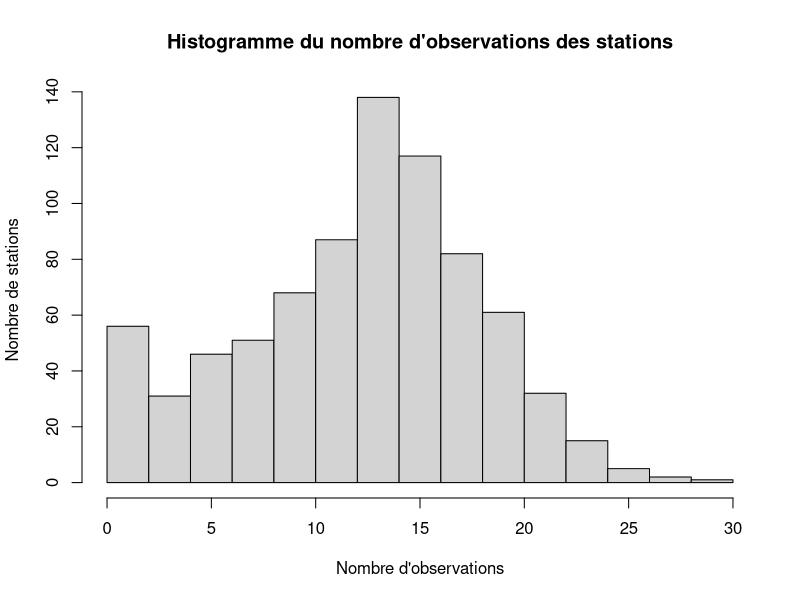

Source code (R): (Note: this script raises an error after producing the figure.)
## ---- chunk 1
knitr::opts_chunk$set(echo = FALSE)
knitr::opts_chunk$set(message = FALSE)
knitr::opts_chunk$set(warning = FALSE)
knitr::opts_chunk$set(error = FALSE)
## ---- chunk 2
library(tidyverse)
library(ggthemes)
library(RColorBrewer)
library(knitr)
## ---- chunk 3
dat = read.csv("bixi1.csv")

## ---- chunk 4
#Importation des données
bixi_raw_data_df= dat
#bixi_raw_data_df=read.table("raw_data/bixi1.csv", sep = ",", header = T)
## ---- chunk 5
knitr::kable(head(bixi_raw_data_df), caption="6 premières observations du jeu de données")
## ---- chunk 6
knitr::kable(tail(bixi_raw_data_df), caption="6 dernières observations du jeu de données")
## ---- chunk 7
str(bixi_raw_data_df)
## ---- chunk 8
options(knitr.kable.NA = "")
bixi_df=data.frame(station=as.factor(bixi_raw_data_df$station),
                   mm=as.factor(bixi_raw_data_df$mm),
                   dd=as.factor(bixi_raw_data_df$dd),
                   wday=as.factor(bixi_raw_data_df$wday),
                   mem=as.factor(bixi_raw_data_df$mem),
                   holiday=as.factor(bixi_raw_data_df$holiday),
                   bixi_raw_data_df[,7:ncol(bixi_raw_data_df)])
knitr::kable(summary(bixi_df), caption="Sommaire des observations")
## ---- chunk 9
freqTable_station=table(bixi_df$station)
hist(freqTable_station, xlab = "Nombre d'observations", ylab = "Nombre de stations", main = "Histogramme du nombre d'observations des stations")
## ---- chunk 10
my_colors  <- colorRampPalette(c("#BB4444", "#EE9988", "#FFFFFF", "#77AADD", "#4477AA"))(200)
corplot_dat <- dat %>% 
  select(-c(wday,mem))

corplot <- corrplot(cor(corplot_dat,use='pairwise.complete.obs'), method = "color",
         col = my_colors,  # Use the custom color palette here
         type = "upper", order = "hclust",
         addCoef.col = "black",
         tl.col = "black", tl.srt = 45,
         sig.level = 0.01, insig = "blank",
         diag = FALSE
)


## ---- chunk 11
dat$wday <- factor(dat$wday,
                   levels = c("Monday", "Tuesday", "Wednesday", "Thursday", "Friday", "Saturday", "Sunday"))

label <- c(`1` = "Membre", `0` = "Non membre")
## ---- chunk 12
ggplot(dat, aes(x=wday, y=dur,
           fill = wday)) +
  geom_bar(stat = "identity") +
  scale_fill_brewer(palette = "Blues")+
  facet_wrap(~ mem,labeller=labeller(mem=label))+
  theme(legend.position="none")+
  labs(title = "Durée totale des déplacement \npar jours selon les membres et les non membres")+
  xlab("")+
  ylab("Durée totale (en minutes) des déplacement")
## ---- chunk 13
dat$wday <- factor(dat$wday,
                   levels = c("Monday", "Tuesday", "Wednesday", "Thursday", "Friday", "Saturday", "Sunday"))

label <- c(`1` = "Membre", `0` = "Non membre")
## ---- chunk 14
ggplot(dat, aes(as.factor(mm), dur, fill = as.factor(mm))) +
  geom_bar(stat = "identity") +
  scale_fill_brewer(palette = "Blues")+
  facet_wrap(~ mem,labeller=labeller(mem=label))+
  theme(legend.position="none")+
  scale_x_discrete(breaks = 4:11,labels=c("Avril","Mai","Juin", "Juillet", "Août", "Septembre", "Octobre", "Novembre")) +
  labs(title = "Durée totale des déplacement \npar jours selon les membres et les non membres")+
  xlab("")+
  ylab("Durée totale (en minutes) des déplacement")
## ---- chunk 15
dat_temp <- dat %>%
  select(mem, dur, temp, avg) %>% 
  group_by(temp, mem) %>%
  summarise(dur = (mean(dur)),
            avg = mean(avg))
## ---- chunk 16
ggplot(dat_temp, aes(temp, dur)) +
  geom_point() +
  facet_wrap(~mem,labeller=labeller(mem=label))+
  geom_smooth(method='lm',  se=FALSE) +
  labs(title = "Durée totale des déplacement \npar jours selon les membres et les non membres")+
  xlab("Température journalière moyenne en °C")+
  ylab("Durée journalière totale moyenne des déplacement")

ggplot(dat_temp, aes(temp, avg)) +
  geom_point() +
  facet_wrap(~mem,labeller=labeller(mem=label))+
  geom_smooth(method='lm',  se=FALSE) +
  labs(title = "Durée moyenne des déplacement \npar jours selon les membres et les non membres")+
  xlab("Température journalière moyenne en °C")+
  ylab("Durée journalière moyenne des déplacement")

dat_temp_cor = dat_temp %>% 
  group_by(mem) %>%
  summarise(cor = cor(temp,dur),
            cor_avg = cor(temp,avg))
## ---- chunk 17
dat_rain <- dat %>%
  select(mem, dur, rain, avg) %>% 
  group_by(rain, mem) %>%
  summarise(dur = mean(dur),
            avg = mean(avg))

## ---- chunk 18
ggplot(dat_rain, aes(rain, dur)) +
  geom_point() +
  facet_wrap(~mem,labeller=labeller(mem=label)) +
  geom_smooth(method='lm', se=FALSE) +
  labs(title = "Durée totale moyenne des déplacement \npar jours selon les membres et les non membres")+
  xlab("Précipitation")+
  ylab("Durée journalière totale moyenne des déplacement")

ggplot(dat_rain, aes(rain, avg)) +
  geom_point() +
  facet_wrap(~mem,labeller=labeller(mem=label)) +
  geom_smooth(method='lm', se=FALSE) +
  labs(title = "Durée moyenne des déplacement \npar jours selon les membres et les non membres")+
  xlab("Précipitation de pluie (en mm)")+
  ylab("Durée journalière moyenne des déplacement")

dat_rain_cor = dat_rain %>% 
  group_by(mem) %>%
  summarise(cor = cor(rain,dur),
            cor_avg = cor(rain,avg))
## ---- chunk 19
dat_mem <- dat %>%
  select(mem, avg, dur) %>% 
  group_by(mem) %>%
  summarise(avg = mean(avg), dur = sum(dur)) %>% 
  mutate(dur_relative = ifelse(mem == 1, dur / sum(dat$mem == 1), dur / sum(dat$mem ==0))) %>% 
  mutate(mem = ifelse(mem == 1, "Membre", "Non-membre"))
## ---- chunk 20
kable(dat_mem, col.names = c("Membre", "Durée moyenne", "Durée totale", "Durée totale relative"), caption = "Détail sur la durée selon les abonnements")
## ---- chunk 21
dat_hol <- dat %>%
  select(holiday, avg, dur) %>% 
  group_by(holiday) %>%
  summarise(avg = mean(avg), dur = sum(dur)) %>% 
  mutate(dur_relative = ifelse(holiday == 1, dur / sum(dat$holiday == 1), dur / sum(dat$holiday ==0))) %>% 
  mutate(holiday = ifelse(holiday == 1, "Férié", "Non férié"))


kable(dat_hol, col.names = c("Jour", "Durée moyenne", "Durée totale", "Durée totale relative"), caption = "Détail sur la durée selon les fériés")

## ---- chunk 22
dat_station = dat %>% group_by(station) %>% summarise(dur = sum(dur))
data <- dat_station[order(-dat_station$dur), ]

# Créer un graphique à barres classant les stations en ordre décroissant
ggplot(data, aes(x = factor(station, levels = unique(data$station)), y = dur)) +
  geom_bar(stat = "identity", fill = "blue") +
  labs(x = "Station", y = "Somme de la Durée", title = "Stations Classées en Ordre Décroissant par Somme de Durée") +
  scale_x_discrete(labels = rep("", length(data$station))) +
  theme(panel.grid.major.x = element_blank(),
        axis.ticks.x = element_blank())
  
top3_stat_dur = head(data, 3)
## ---- chunk 23
dat_temp_ntot <- dat %>%
  select(mem, n_tot, temp) %>% 
  group_by(temp, mem) %>%
  summarise(n_tot = (mean(n_tot)))

ggplot(dat_temp_ntot, aes(temp, n_tot)) +
  geom_point() + geom_smooth(method='lm', se=FALSE) +
  facet_wrap(~mem,labeller=labeller(mem=label)) +
  labs(title = "Nombre moyen de déplacements \npar rapport à la température")+
  xlab("Température en °C")+
  ylab("Nombre de déplacement moyen")

dat_temp_ntot_cor = dat_temp_ntot %>% 
  group_by(mem) %>%
  summarise(cor = cor(temp,n_tot))
## ---- chunk 24

mean_temp_vs_mm <- round(aggregate(dat$temp~dat$mm, FUN=mean, na.rm = TRUE), digits=2)
kable(mean_temp_vs_mm, col.names = c("Mois","Température moyenne (°C)"), caption = "Température moyenne par mois")

## ---- chunk 25
dat_rain_ntot <- dat %>%
  select(mem, n_tot, rain) %>% 
  group_by(rain, mem) %>%
  summarise(n_tot = ((n_tot)))

ggplot(dat_rain_ntot, aes(rain, n_tot)) +
  geom_point() + geom_smooth(method='lm', se=FALSE) +
  facet_wrap(~mem,labeller=labeller(mem=label)) +
  labs(title = "Nombre moyen de déplacements \npar rapport à la quantité de précipitations")+
  xlab("Quantité de précipitations (mm) par jour")+
  ylab("Nombre de déplacement moyen")

dat_rain_ntot_cor = dat_rain_ntot %>% 
  group_by(mem) %>%
  summarise(cor = cor(rain,n_tot))
## ---- chunk 26

dat_n_tot_wday <- dat %>%
  select(mem, n_tot, wday, n_AM, n_PM) %>% 
  group_by(wday, mem) %>%
  summarise(n_tot = round((mean(n_tot)),digits=2),
            n_AM =  round((mean(n_AM)),digits=2),
            n_PM =  round((mean(n_PM)),digits=2))

monday <- select(filter(dat, wday == "Monday" & mem == 1),n_tot,n_AM,n_PM)
v_monday <- c(mean(monday$n_AM),mean(monday$n_PM), mean(monday$n_tot-monday$n_AM-monday$n_PM),mean(monday$n_tot))

monday_nm <- select(filter(dat, wday == "Monday" & mem == 0),n_tot,n_AM,n_PM)
v_monday_nm <- c(mean(monday_nm$n_AM),mean(monday_nm$n_PM),mean(monday_nm$n_tot-monday_nm$n_AM-monday_nm$n_PM),mean(monday_nm$n_tot))


tuesday <- select(filter(dat, wday == "Tuesday" & mem == 1),n_tot,n_AM,n_PM)
v_tuesday <- c(mean(tuesday$n_AM),mean(tuesday$n_PM), mean(tuesday$n_tot-tuesday$n_AM-tuesday$n_PM),mean(tuesday$n_tot))

tuesday_nm <- select(filter(dat, wday == "Tuesday" & mem == 0),n_tot,n_AM,n_PM)
v_tuesday_nm <- c(mean(tuesday_nm$n_AM),mean(tuesday_nm$n_PM),mean(tuesday_nm$n_tot-tuesday_nm$n_AM-tuesday_nm$n_PM),mean(tuesday_nm$n_tot))


wednesday <- select(filter(dat, wday == "Wednesday" & mem == 1),n_tot,n_AM,n_PM)
v_wednesday <- c(mean(wednesday$n_AM),mean(wednesday$n_PM), mean(wednesday$n_tot-wednesday$n_AM-wednesday$n_PM),mean(wednesday$n_tot))

wednesday_nm <- select(filter(dat, wday == "Wednesday" & mem == 0),n_tot,n_AM,n_PM)
v_wednesday_nm <- c(mean(wednesday_nm$n_AM),mean(wednesday_nm$n_PM),mean(wednesday_nm$n_tot-wednesday_nm$n_AM-wednesday_nm$n_PM),mean(wednesday_nm$n_tot))


thursday <- select(filter(dat, wday == "Thursday" & mem == 1),n_tot,n_AM,n_PM)
v_thursday <- c(mean(thursday$n_AM),mean(thursday$n_PM), mean(thursday$n_tot-thursday$n_AM-thursday$n_PM),mean(thursday$n_tot))

thursday_nm <- select(filter(dat, wday == "Thursday" & mem == 0),n_tot,n_AM,n_PM)
v_thursday_nm <- c(mean(thursday_nm$n_AM),mean(thursday_nm$n_PM),mean(thursday_nm$n_tot-thursday_nm$n_AM-thursday_nm$n_PM),mean(thursday_nm$n_tot))


friday <- select(filter(dat, wday == "Friday" & mem == 1),n_tot,n_AM,n_PM)
v_friday <- c(mean(friday$n_AM),mean(friday$n_PM), mean(friday$n_tot-friday$n_AM-friday$n_PM),mean(friday$n_tot))

friday_nm <- select(filter(dat, wday == "Friday" & mem == 0),n_tot,n_AM,n_PM)
v_friday_nm <- c(mean(friday_nm$n_AM),mean(friday_nm$n_PM),mean(friday_nm$n_tot-friday_nm$n_AM-friday_nm$n_PM),mean(friday_nm$n_tot))


saturday <- select(filter(dat, wday == "Saturday" & mem == 1),n_tot,n_AM,n_PM)
v_saturday <- c(mean(saturday$n_AM),mean(saturday$n_PM), mean(saturday$n_tot-saturday$n_AM-saturday$n_PM),mean(saturday$n_tot))

saturday_nm <- select(filter(dat, wday == "Saturday" & mem == 0),n_tot,n_AM,n_PM)
v_saturday_nm <- c(mean(saturday_nm$n_AM),mean(saturday_nm$n_PM),mean(saturday_nm$n_tot-saturday_nm$n_AM-saturday_nm$n_PM),mean(saturday_nm$n_tot))


sunday <- select(filter(dat, wday == "Sunday" & mem == 1),n_tot,n_AM,n_PM)
v_sunday <- c(mean(sunday$n_AM),mean(sunday$n_PM), mean(sunday$n_tot-sunday$n_AM-sunday$n_PM),mean(sunday$n_tot))

sunday_nm <- select(filter(dat, wday == "Sunday" & mem == 0),n_tot,n_AM,n_PM)
v_sunday_nm <- c(mean(sunday_nm$n_AM),mean(sunday_nm$n_PM),mean(sunday_nm$n_tot-sunday_nm$n_AM-sunday_nm$n_PM),mean(sunday_nm$n_tot))


v_semaine <- c(mean(v_monday[1],v_tuesday[1],v_wednesday[1],v_thursday[1],v_friday[1]),+
             mean(v_monday[2],v_tuesday[2],v_wednesday[2],v_thursday[2],v_friday[2]),+
             mean(v_monday[3],v_tuesday[3],v_wednesday[3],v_thursday[3],v_friday[3]),+
             mean(v_monday[4],v_tuesday[4],v_wednesday[4],v_thursday[4],v_friday[4]))

v_fin_semaine <- c(mean(v_saturday[1],v_sunday[1]),+
                 mean(v_saturday[2],v_sunday[2]),+
                 mean(v_saturday[3],v_sunday[3]),+
                 mean(v_saturday[4],v_sunday[4]))


v_semaine_nm <- c(mean(v_monday_nm[1],v_tuesday_nm[1],v_wednesday_nm[1],v_thursday_nm[1],v_friday_nm[1]),+
             mean(v_monday_nm[2],v_tuesday_nm[2],v_wednesday_nm[2],v_thursday_nm[2],v_friday_nm[2]),+
             mean(v_monday_nm[3],v_tuesday_nm[3],v_wednesday_nm[3],v_thursday_nm[3],v_friday_nm[3]),+
             mean(v_monday_nm[4],v_tuesday_nm[4],v_wednesday_nm[4],v_thursday_nm[4],v_friday_nm[4]))

v_fin_semaine_nm <- c(mean(v_saturday_nm[1],v_sunday_nm[1]),+
                 mean(v_saturday_nm[2],v_sunday_nm[2]),+
                 mean(v_saturday_nm[3],v_sunday_nm[3]),+
                 mean(v_saturday_nm[4],v_sunday_nm[4]))

n_tot_vs_day = ceiling(c(v_monday, v_tuesday, v_wednesday, v_thursday, v_friday, v_saturday, v_sunday, v_semaine, v_fin_semaine))
n_tot_vs_day_nm = ceiling(c(v_monday_nm, v_tuesday_nm, v_wednesday_nm, v_thursday_nm, v_friday_nm, v_saturday_nm, v_sunday_nm, v_semaine_nm, v_fin_semaine_nm))


moment <- rep(c("AM", "PM", "Nuit", "Total"),9)

day <- c(rep("Lundi",4), rep("Mardi",4), rep("Mercredi",4), rep("Jeudi",4), rep("Vendredi",4), rep("Samedi",4), rep("Dimanche",4), rep("Semaine",4), rep("Fin de semaine",4))

wday_data_n <- data.frame(moment,n_tot_vs_day,day)
wday_data_n_nm <- data.frame(moment,n_tot_vs_day_nm,day)

wday_data_n <- wday_data_n %>% mutate(day=factor(day, 
                                      levels=c("Lundi", "Mardi", "Mercredi",
                                               "Jeudi", "Vendredi", "Samedi", 
                                               "Dimanche", "Semaine", "Fin de semaine"), ordered=TRUE))

wday_data_n_nm <- wday_data_n_nm %>% mutate(day=factor(day, 
                                      levels=c("Lundi", "Mardi", "Mercredi",
                                               "Jeudi", "Vendredi", "Samedi", 
                                               "Dimanche", "Semaine", "Fin de semaine"), ordered=TRUE))

ggplot(wday_data_n, aes(fill=moment,y = n_tot_vs_day, x = day )) + geom_bar(position="dodge", stat="identity")+
geom_text(aes(label=n_tot_vs_day), position=position_dodge(width=0.9), vjust=-0.25)+geom_vline(xintercept=7.5, linetype="dotted", color="red", size = 0.8)

ggplot(wday_data_n_nm, aes(fill=moment,y = n_tot_vs_day_nm, x = day )) + geom_bar(position="dodge", stat="identity")+
geom_text(aes(label=n_tot_vs_day_nm), position=position_dodge(width=0.9), vjust=-0.25)+
  geom_vline(xintercept=7.5, linetype="dotted", color="red", size = 0.8)
              
## ---- chunk 27

dat_hol_n_tot <- dat %>%
  select(holiday, n_tot) %>% 
  group_by(holiday) %>%
  mutate(mean_n_tot = n_tot) %>% 
  summarise(mean_n_tot = mean(n_tot), n_tot = sum(n_tot)) %>%
  mutate(holiday = ifelse(holiday == 1, "Férié", "Non férié"))

kable(dat_hol_n_tot, col.names = c("Jour", "Nb. déplacement moyen", "Nb. déplacement total"), caption = "Détail sur le nombre de déplacement selon les fériés")

## ---- chunk 28

dat_mem_n_tot <- dat %>%
  select(mem, n_tot) %>% 
  group_by(mem) %>%
  mutate(mean_n_tot = n_tot) %>%
  summarise(mean_n_tot = mean(n_tot), n_tot = sum(n_tot)) %>% 
  mutate(mem = ifelse(mem == 1, "Membre", "Non-membre"))

kable(dat_mem_n_tot, col.names = c("Membre", "Nb. de déplacement moyen", "Nb. de déplacement total"), caption = "Détail sur le nombre de déplacement selon les abonnements")
## ---- chunk 29

dat_n_tot_vs_mois <- dat %>%
  select(mem, n_tot, mm) %>% 
  group_by(mm, mem) %>%
  summarise(n_tot = (sum(n_tot)))

mois <- c(rep("Avril",2), rep("Mai",2), rep("Juin",2), rep("Juillet",2), rep("Août",2), rep("Septembre",2), rep("Octobre",2), rep("Novembre",2))

dat_n_tot_vs_mois <- dat_n_tot_vs_mois %>% mutate(mm=factor(mm, levels=c(4:11), ordered=TRUE))

ggplot(dat_n_tot_vs_mois, aes(x=mm, y=n_tot,
           fill = mois)) +
  geom_bar(stat = "identity") +
  scale_fill_brewer(palette = "Blues")+
  facet_wrap(~ mem,labeller=labeller(mem=label))+
  theme(legend.position="none")+
  labs(title = "Nombre de déplacement \npar jours selon les membres et les non membres")+
  xlab("")+
  ylab("Nombre de déplacement")

## ---- chunk 30

dat_n_tot_station <- dat %>%
  select(mem, n_tot, station) %>% 
  group_by(station, mem) %>%
  summarise(n_tot = (sum(n_tot)))%>% 
  add_count(station) %>% 
  filter(dense_rank(n_tot) < 14)


plot(dat_n_tot_station$station,dat_n_tot_station$n_tot)
## ---- chunk 31

#ggplot(dat,aes(as.factor(wday), rev, fill=as.factor(wday)))+
#  geom_bar(stat = "identity")+
#  scale_fill_brewer(palette = "Blues")+
#  theme_minimal()+
#  theme(legend.position = "none")+
#  ggtitle("Revenu selon les journées de la semaine")+
#  ylab("Revenu")+
#  xlab("")

df_Nmem_compl <- dat  %>% subset(mem == '0')

dat_rev <- df_Nmem_compl %>%
  select(rev, holiday) %>% 
  group_by(holiday) %>%
  summarise(rev_moyen = mean(rev),rev_total = sum(rev)) %>% 
  mutate(holiday = ifelse(holiday == 1, "Journée fériée", "journée normale"))

dat_rev

kable(dat_rev, col.names = c("", "Revenu moyen", "Revenu total"), caption = "Détails entre les journées fériées et le revenu rapporté par les non-membres")
## ---- chunk 32

#ggplot(dat,aes(as.factor(wday), rev, fill=as.factor(wday)))+
#  geom_bar(stat = "identity")+
#  scale_fill_brewer(palette = "Blues")+
#  theme_minimal()+
#  theme(legend.position = "none")+
#  ggtitle("Revenu selon les journées de la semaine")+
#  ylab("Revenu")+
#  xlab("")

df_Nmem_compl <- dat  %>% subset(mem == '0')

dat_rev <- df_Nmem_compl %>%
  select(rev, holiday) %>% 
  group_by(holiday) %>%
  summarise(rev_moyen = mean(rev),rev_total = sum(rev)) %>% 
  mutate(holiday = ifelse(holiday == 1, "Journée fériée", "journée normale"))

dat_rev

kable(dat_rev, col.names = c("", "Revenu moyen", "Revenu total"), caption = "Détails entre les journées fériées et le revenu rapporté par les non-membres")
## ---- chunk 33
knitr::kable(summary(dat), caption="tableau")

## ---- chunk 34
donnees_summary <- dat %>%
  group_by(mem) %>%
  summarise(percentage = n() / nrow(dat) * 100)
# Création variable pour afficher en %

# Création du graphique à barres
ggplot(data = donnees_summary, aes(x = factor(mem), y = percentage, fill = factor(mem))) +
  geom_bar(stat = "identity") +
  guides(fill=guide_legend(title = "Membre"))+
  ggtitle("Pourcentage de membre et de non membre BIXI")+
  xlab("")+
  ylab("Pourcentage")+
  theme_minimal()
## ---- chunk 35
dat %>%  ggplot(aes(avg,temp))+
  geom_point()+
  theme_minimal()

dat %>% ggplot(aes(dur))+
  geom_density()
  
